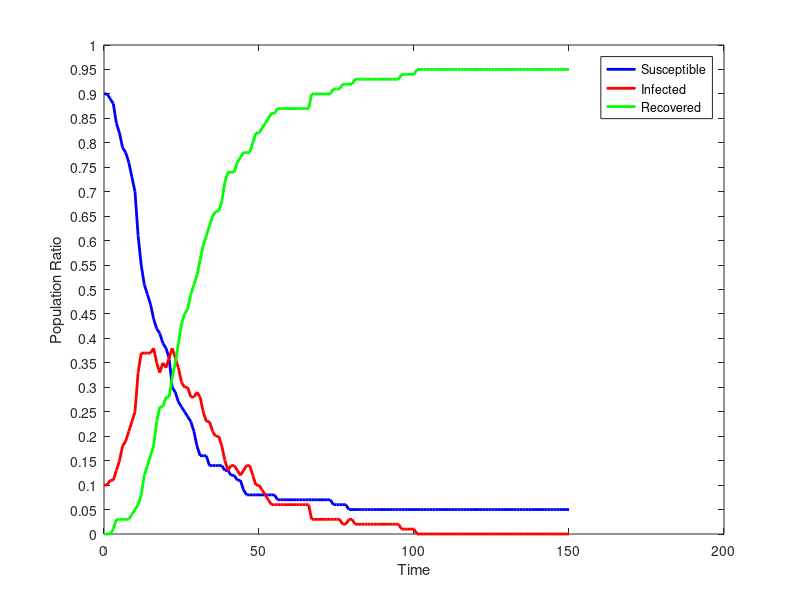

MATLAB code to generate this figure:
dynamics = [
90,10,0;
90,10,0;
89,11,0;
88,11,1;
84,13,3;
82,15,3;
79,18,3;
78,19,3;
76,21,3;
73,23,4;
70,25,5;
61,33,6;
55,37,8;
51,37,12;
49,37,14;
47,37,16;
44,38,18;
42,35,23;
41,33,26;
39,35,26;
38,34,28;
36,36,28;
30,38,32;
29,36,35;
27,34,39;
26,31,43;
25,30,45;
24,30,46;
23,28,49;
21,28,51;
18,29,53;
16,28,56;
16,25,59;
16,23,61;
14,23,63;
14,21,65;
14,20,66;
14,20,66;
14,18,68;
13,15,72;
13,13,74;
12,14,74;
12,14,74;
11,13,76;
11,12,77;
9,13,78;
8,14,78;
8,14,78;
8,12,80;
8,10,82;
8,10,82;
8,9,83;
8,8,84;
8,7,85;
8,6,86;
8,6,86;
7,6,87;
7,6,87;
7,6,87;
7,6,87;
7,6,87;
7,6,87;
7,6,87;
7,6,87;
7,6,87;
7,6,87;
7,6,87;
7,3,90;
7,3,90;
7,3,90;
7,3,90;
7,3,90;
7,3,90;
7,3,90;
6,3,91;
6,3,91;
6,3,91;
6,2,92;
6,2,92;
5,3,92;
5,3,92;
5,2,93;
5,2,93;
5,2,93;
5,2,93;
5,2,93;
5,2,93;
5,2,93;
5,2,93;
5,2,93;
5,2,93;
5,2,93;
5,2,93;
5,2,93;
5,2,93;
5,2,93;
5,1,94;
5,1,94;
5,1,94;
5,1,94;
5,1,94;
5,0,95;
5,0,95;
5,0,95;
5,0,95;
5,0,95;
5,0,95;
5,0,95;
5,0,95;
5,0,95;
5,0,95;
5,0,95;
5,0,95;
5,0,95;
5,0,95;
5,0,95;
5,0,95;
5,0,95;
5,0,95;
5,0,95;
5,0,95;
5,0,95;
5,0,95;
5,0,95;
5,0,95;
5,0,95;
5,0,95;
5,0,95;
5,0,95;
5,0,95;
5,0,95;
5,0,95;
5,0,95;
5,0,95;
5,0,95;
5,0,95;
5,0,95;
5,0,95;
5,0,95;
5,0,95;
5,0,95;
5,0,95;
5,0,95;
5,0,95;
5,0,95;
5,0,95;
5,0,95;
5,0,95;
5,0,95;
5,0,95;
5,0,95;
];
susceptible = dynamics (:, 1);
infected = dynamics (:, 2);
recovered = dynamics (:, 3);
totalPopulation = susceptible(1) + infected(1) + recovered(1);
susceptibleRatio = susceptible ./ totalPopulation;
infectedRatio = infected ./ totalPopulation;
recoveredRatio = recovered ./ totalPopulation;
steps = length (susceptible);
indices = 0 : steps - 1;
figure
plot (indices, susceptibleRatio.', 'color', 'blue', 'linewidth', 2);
hold on
plot (indices, infectedRatio.', 'color', 'red', 'linewidth', 2);
hold on
plot (indices, recoveredRatio.', 'color', 'green', 'linewidth', 2);
set(gca,'YTick',0:0.05:1.0);
xlabel ('Time');
ylabel ('Population Ratio');
legend('Susceptible','Infected', 'Recovered');
